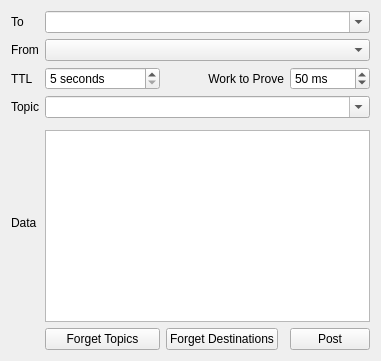
<?xml version="1.0" encoding="UTF-8"?>
<ui version="4.0">
 <class>Whisper</class>
   <widget class="QWidget" name="WhisperWidget">
    <layout class="QGridLayout" name="gridLayout_4">
     <item row="4" column="0" rowspan="2">
      <widget class="QLabel" name="label_8">
       <property name="sizePolicy">
        <sizepolicy hsizetype="Preferred" vsizetype="Maximum">
         <horstretch>0</horstretch>
         <verstretch>0</verstretch>
        </sizepolicy>
       </property>
       <property name="text">
        <string>Data</string>
       </property>
       <property name="alignment">
        <set>Qt::AlignLeading|Qt::AlignLeft|Qt::AlignVCenter</set>
       </property>
      </widget>
     </item>
     <item row="2" column="2" colspan="2">
      <widget class="QLabel" name="label5_6">
       <property name="sizePolicy">
        <sizepolicy hsizetype="Preferred" vsizetype="Preferred">
         <horstretch>0</horstretch>
         <verstretch>0</verstretch>
        </sizepolicy>
       </property>
       <property name="text">
        <string>Work to Prove</string>
       </property>
       <property name="alignment">
        <set>Qt::AlignLeading|Qt::AlignRight|Qt::AlignVCenter</set>
       </property>
      </widget>
     </item>
     <item row="5" column="1" colspan="4">
      <widget class="QPlainTextEdit" name="shhData">
       <property name="sizePolicy">
        <sizepolicy hsizetype="Expanding" vsizetype="Expanding">
         <horstretch>0</horstretch>
         <verstretch>0</verstretch>
        </sizepolicy>
       </property>
       <property name="frameShape">
        <enum>QFrame::StyledPanel</enum>
       </property>
       <property name="lineWidth">
        <number>0</number>
       </property>
      </widget>
     </item>
     <item row="3" column="1" colspan="4">
      <widget class="QComboBox" name="shhTopic">
       <property name="editable">
        <bool>true</bool>
       </property>
      </widget>
     </item>
     <item row="1" column="1" colspan="4">
      <widget class="QComboBox" name="shhFrom">
       <property name="editable">
        <bool>false</bool>
       </property>
      </widget>
     </item>
     <item row="3" column="0">
      <widget class="QLabel" name="label_9">
       <property name="sizePolicy">
        <sizepolicy hsizetype="Preferred" vsizetype="Maximum">
         <horstretch>0</horstretch>
         <verstretch>0</verstretch>
        </sizepolicy>
       </property>
       <property name="text">
        <string>Topic</string>
       </property>
       <property name="alignment">
        <set>Qt::AlignLeading|Qt::AlignLeft|Qt::AlignVCenter</set>
       </property>
      </widget>
     </item>
     <item row="0" column="0">
      <widget class="QLabel" name="label5_3">
       <property name="sizePolicy">
        <sizepolicy hsizetype="Preferred" vsizetype="Preferred">
         <horstretch>0</horstretch>
         <verstretch>0</verstretch>
        </sizepolicy>
       </property>
       <property name="text">
        <string>To</string>
       </property>
      </widget>
     </item>
     <item row="0" column="1" colspan="4">
      <widget class="QComboBox" name="shhTo">
       <property name="editable">
        <bool>true</bool>
       </property>
      </widget>
     </item>
     <item row="2" column="1">
      <widget class="QSpinBox" name="shhTtl">
       <property name="suffix">
        <string> seconds</string>
       </property>
       <property name="minimum">
        <number>5</number>
       </property>
       <property name="maximum">
        <number>259200</number>
       </property>
      </widget>
     </item>
     <item row="2" column="0">
      <widget class="QLabel" name="label5_5">
       <property name="sizePolicy">
        <sizepolicy hsizetype="Preferred" vsizetype="Preferred">
         <horstretch>0</horstretch>
         <verstretch>0</verstretch>
        </sizepolicy>
       </property>
       <property name="text">
        <string>TTL</string>
       </property>
      </widget>
     </item>
     <item row="1" column="0">
      <widget class="QLabel" name="label5_4">
       <property name="sizePolicy">
        <sizepolicy hsizetype="Preferred" vsizetype="Preferred">
         <horstretch>0</horstretch>
         <verstretch>0</verstretch>
        </sizepolicy>
       </property>
       <property name="text">
        <string>From</string>
       </property>
      </widget>
     </item>
     <item row="2" column="4">
      <widget class="QSpinBox" name="shhWork">
       <property name="suffix">
        <string> ms</string>
       </property>
       <property name="minimum">
        <number>1</number>
       </property>
       <property name="maximum">
        <number>1000</number>
       </property>
       <property name="value">
        <number>50</number>
       </property>
      </widget>
     </item>
     <item row="6" column="4">
      <widget class="QPushButton" name="post">
       <property name="text">
        <string>Post</string>
       </property>
      </widget>
     </item>
      <item row="6" column="1">
        <widget class="QPushButton" name="forgetTopics">
          <property name="text">
            <string>Forget Topics</string>
          </property>
        </widget>
      </item>
      <item row="6" column="2">
        <widget class="QPushButton" name="forgetDestinations">
          <property name="text">
            <string>Forget Destinations</string>
          </property>
        </widget>
      </item>
    </layout>
   </widget>
 <resources/>
 <connections/>
</ui>
